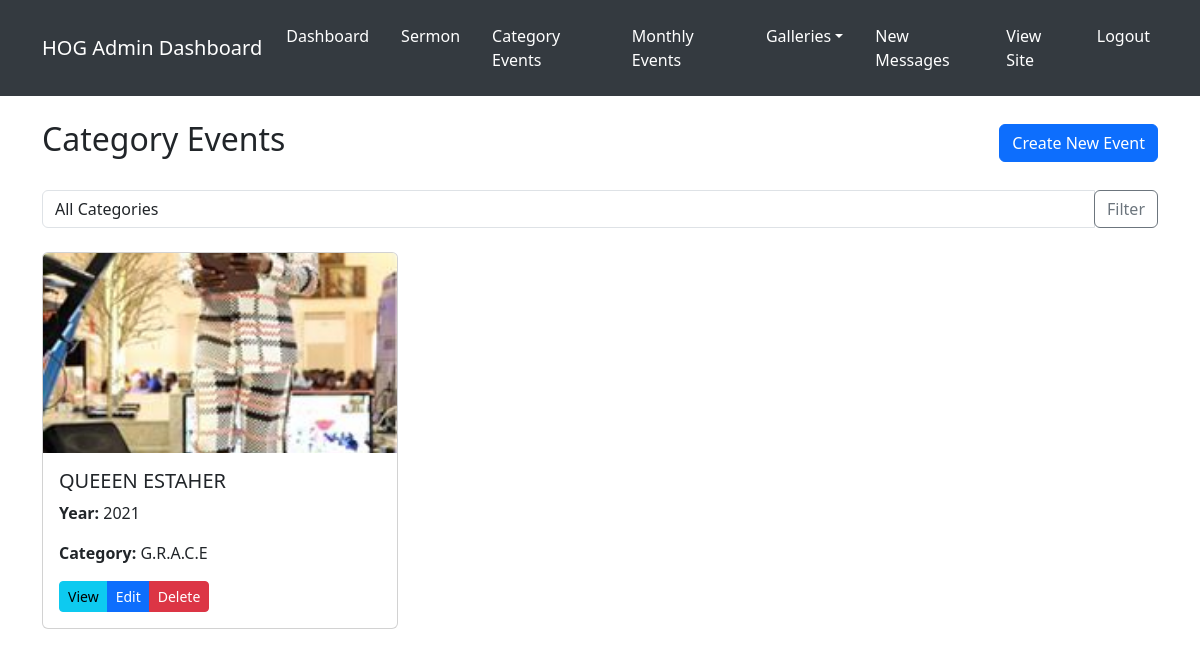
The page /custom-admin/events/ (signed in) on the database its author committed.
### hog/models.py (models this page shows, shortened)
class Event(models.Model):
    category = models.ForeignKey(EventCategory, on_delete=models.CASCADE)
    title = models.CharField(max_length=200)
    year = models.IntegerField()
    winner_image = models.ImageField(upload_to='events/winners/')
    description = models.TextField()
    slug = models.SlugField(unique=True, blank=True)
    created_at = models.DateTimeField(auto_now_add=True)

class EventCategory(models.Model):
    name = models.CharField(max_length=100)
    class Meta:
        verbose_name_plural = "Event Categories"
    def __str__(self):
        return self.name

### hog/views.py (the view)
# urls.py: path('custom-admin/events/', views.events_list, name='events_list'),
@login_required
def events_list(request):
    events = Event.objects.all().order_by('-year')
    categories = EventCategory.objects.all()
    category_id = request.GET.get('category')
    if category_id:
        events = events.filter(category_id=category_id)
    context = {
        'events': events,
        'categories': categories,
        'selected_category': category_id
    }
    return render(request, 'admin/events/events_list.html', context)

### hog/context_processors.py (called while the page is built)
def monthly_events_processor(request):
    months = [(i, month_name[i]) for i in range(1, 13)]
    monthly_events = {
        'fellowship_sunday': MonthlyEvent.objects.filter(event_type='Fellowship Sunday'),
        'christmas_carol': MonthlyEvent.objects.filter(event_type='Christmas Carol Competition'),
        'hallelujah_party': MonthlyEvent.objects.filter(event_type='Hallelujah Party'),
        'months': months
    }
    return {'monthly_events': monthly_events}

def categories_processor(request):
    categories = EventCategory.objects.all()
    events_by_category = {}
    for category in categories:
        events_by_category[category.name] = Event.objects.filter(
            category=category
        ).order_by('-year')
    return {
        'categories': categories,
        'events_by_category': events_by_category
    }

def events_processor(request):
    return {
        'events_by_category': {
            'Queen_Esther': Event.objects.filter(category__name='Queen Esther').order_by('-year'),
            'GRACE': Event.objects.filter(category__name='G.R.A.C.E').order_by('-year'),
        }
    }

def unread_messages_count(request):
    if request.user.is_authenticated:
        return {
            'unread_count': Message.objects.filter(is_read=False).count()
        }
    return {}

### templates/admin/events/events_list.html (shortened to what this page needs)
{% extends 'admin/base_admin.html' %}
{% load static %}
{% block content %}
<div class="container mt-4">
    <div class="d-flex justify-content-between align-items-center mb-4">
        <h2>Category Events</h2>
        <a href="{% url 'admin_create_event' %}" class="btn btn-primary">Create New Event</a>
    </div>
    <div class="mb-4">
        <form method="get" class="form-inline">
            <div class="input-group">
                <select name="category" class="form-control">
                    <option value="">All Categories</option>
                </select>
                <div class="input-group-append">
                    <button type="submit" class="btn btn-outline-secondary">Filter</button>
                </div>
            </div>
        </form>
    </div>
    <div class="row">
        {% for event in events %}
        <div class="col-md-4 mb-4">
            <div class="card h-100">
                {% if event.winner_image %}
                <img src="{{ event.winner_image.url }}" class="card-img-top" alt="{{ event.title }}"
                     style="height: 200px; object-fit: cover">
                {% endif %}
                <div class="card-body">
                    <h5 class="card-title">{{ event.title }}</h5>
                    <p class="card-text"><strong>Year:</strong> {{ event.year }}</p>
                    <p class="card-text"><strong>Category:</strong> {{ event.category }}</p>
                    <div class="btn-group">
                        <a href="{% url 'admin_event_detail' event.slug %}" class="btn btn-sm btn-info">View</a>
                        <a href="{% url 'admin_edit_event' event.slug %}" class="btn btn-sm btn-primary">Edit</a>
                        <a href="{% url 'admin_delete_event' event.pk %}" class="btn btn-sm btn-danger">Delete</a>
                    </div>
                </div>
            </div>
        </div>
        {% empty %}
        <div class="col-12">
            <div class="alert alert-info">No events found.</div>
        </div>
        {% endfor %}
    </div>
</div>
{% endblock %}

### rows shown on the page
Event: winner_image (picture), title "QUEEEN ESTAHER", year "2021", category "G.R.A.C.E"
